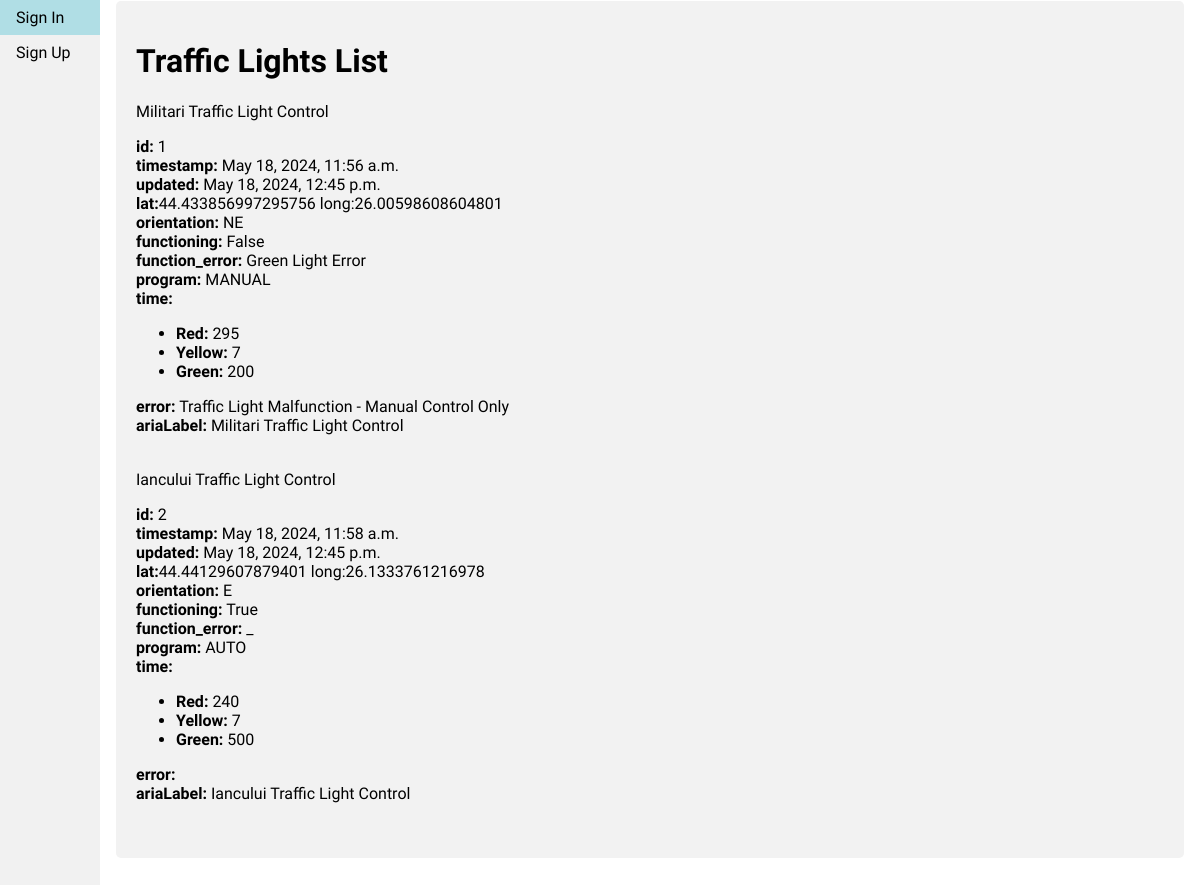
The app's page /trafficLightsList with its own data.
### users_tutorial/models.py (models this page shows)
class TrafficLight(models.Model):
	orientation_list = [
		("N", "N"),
		("NE", "NE"),
		("E", "E"),
		("SE", "SE"),
		("S", "S"),
		("SV", "SV"),
		("V", "V"),
		("NV", "NV")
	]
	program_list = [
		("MANUAL", "MANUAL"),
		("AUTO", "AUTO")
	]
	timestamp = models.DateTimeField(auto_now_add=True)
	updated = models.DateTimeField(auto_now=True)
	lat = models.FloatField()
	lng = models.FloatField()
	zone = models.CharField(max_length=100)
	orientation = models.CharField(choices=orientation_list, max_length=3, default='N')
	functioning = models.BooleanField(default=False)
	function_error = models.CharField(max_length=100, blank=True)
	program = models.CharField(choices=program_list, max_length=10, default='MANUAL')
	time_red = models.IntegerField()
	time_yellow = models.IntegerField()
	time_green = models.IntegerField()
	error = models.CharField(max_length=100, blank=True)
	ariaLabel = models.CharField(max_length=100)
	title = models.CharField(max_length=100)
	def __str__(self):
		return f'{self.title}'

### users_tutorial/views.py (the view)
# urls.py: path('trafficLightsList', views.trafficLightsList, name="trafficLightsList"),
def trafficLightsList(request):
	traffic_lights_list = TrafficLight.objects.all()
	return render(request, 'lists/traffic_lights_list.html', {'traffic_lights_list': traffic_lights_list})

### templates/lists/traffic_lights_list.html (shortened to what this page needs)
{% extends 'base.html' %}
{% load static %}
{% block content %}
    <div class='container'>
        <h1>Traffic Lights List</h1>
        {% for light in traffic_lights_list %}
            <div class="card">
                <div class="card-header"> {{ light }} </div>
                <div class="card-body">
                    <p class="card-text">
                        <strong>id:</strong> {{ light.id }}</br>
                        <strong>timestamp:</strong> {{ light.timestamp }}</br>
                        <strong>updated:</strong> {{ light.updated }}</br>
                        <strong>lat:</strong>{{ light.lat }} long:{{ light.lng }}</br>
                        <strong>orientation:</strong> {{ light.orientation }}</br>
                        <strong>functioning:</strong> {{ light.functioning }}</br>
                        <strong>function_error:</strong> {{ light.function_error }}</br>
                        <strong>program:</strong> {{ light.program }}</br>
                        <strong>time:</strong>
                            <ul>
                                <li> <strong>Red:</strong> {{ light.time_red }}</li>
                                <li> <strong>Yellow:</strong> {{ light.time_yellow }}</li>
                                <li> <strong>Green:</strong> {{ light.time_green }}</li>
                            </ul>
                        <strong>error:</strong> {{ light.error }}</br>
                        <strong>ariaLabel:</strong> {{ light.ariaLabel }}</br>
                    </p>
                </div>
            </div>
        {% endfor %}
    </div>
{% endblock %}

### static/main.css (style rules this page uses)
* { box-sizing: border-box; }
body { font-family: 'Courier Prime', monospace; padding: 0; margin: 0; }
body, html { height: 100%; }
::placeholder { color: #2a2a2a; font-family: 'Courier Prime', monospace; }
.container { border-radius: 5px; background-color: #f2f2f2; padding: 20px; }

### records on screen
TrafficLight: title "Militari Traffic Light Control", id "1", timestamp "May 18, 2024, 11:56 a.m.", updated "May 18, 2024, 12:45 p.m.", lat "44.433856997295756", lng "26.00598608604801", orientation "NE", functioning "False", function_error "Green Light Error", program "MANUAL", time_red "295", time_yellow "7", time_green "200", error "Traffic Light Malfunction - Manual Control Only", ariaLabel "Militari Traffic Light Control"
TrafficLight: title "Iancului Traffic Light Control", id "2", timestamp "May 18, 2024, 11:58 a.m.", updated "May 18, 2024, 12:45 p.m.", lat "44.44129607879401", lng "26.1333761216978", orientation "E", functioning "True", function_error "_", program "AUTO", time_red "240", time_yellow "7", time_green "500", ariaLabel "Iancului Traffic Light Control"
